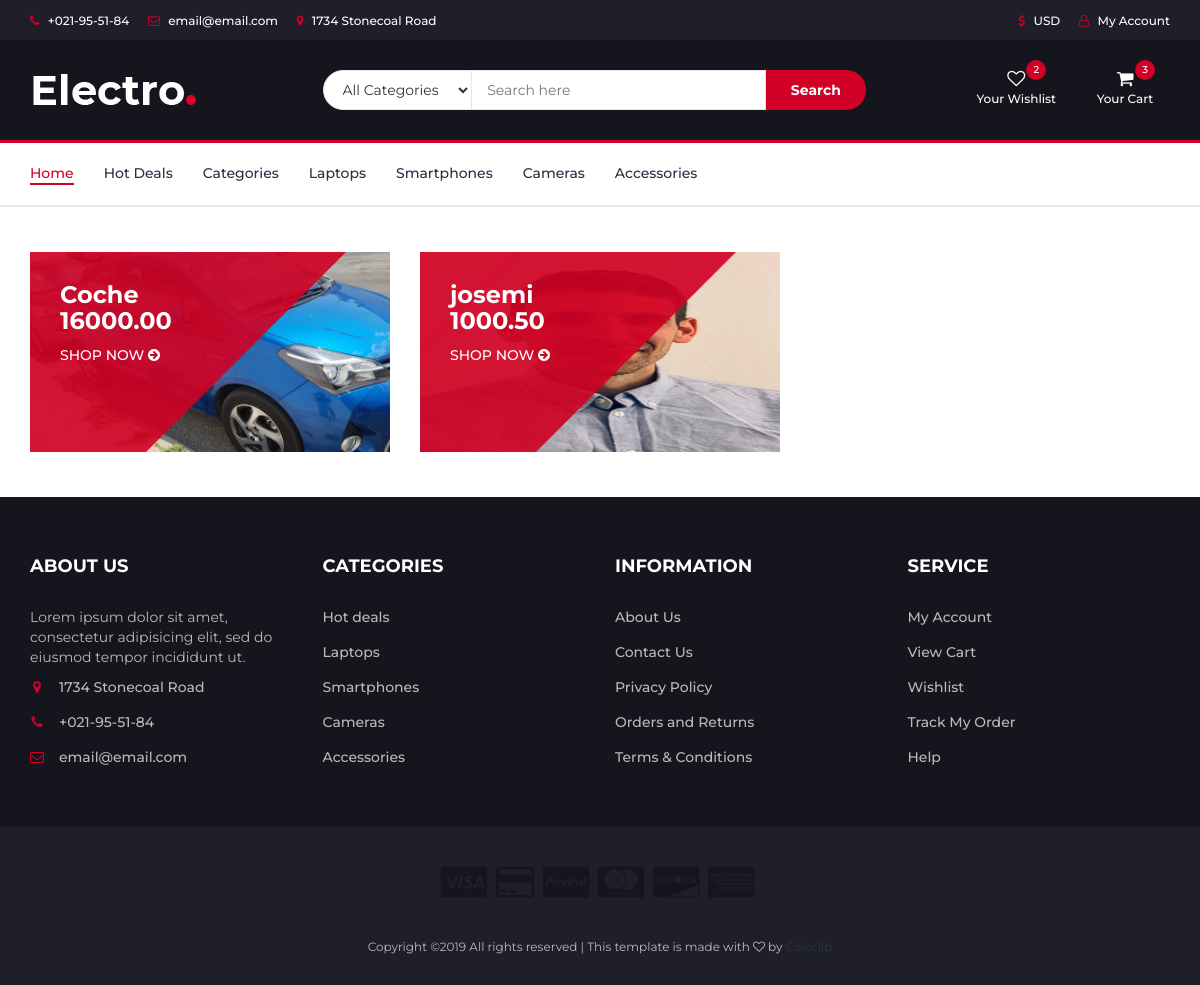
Before: / with the older database file.
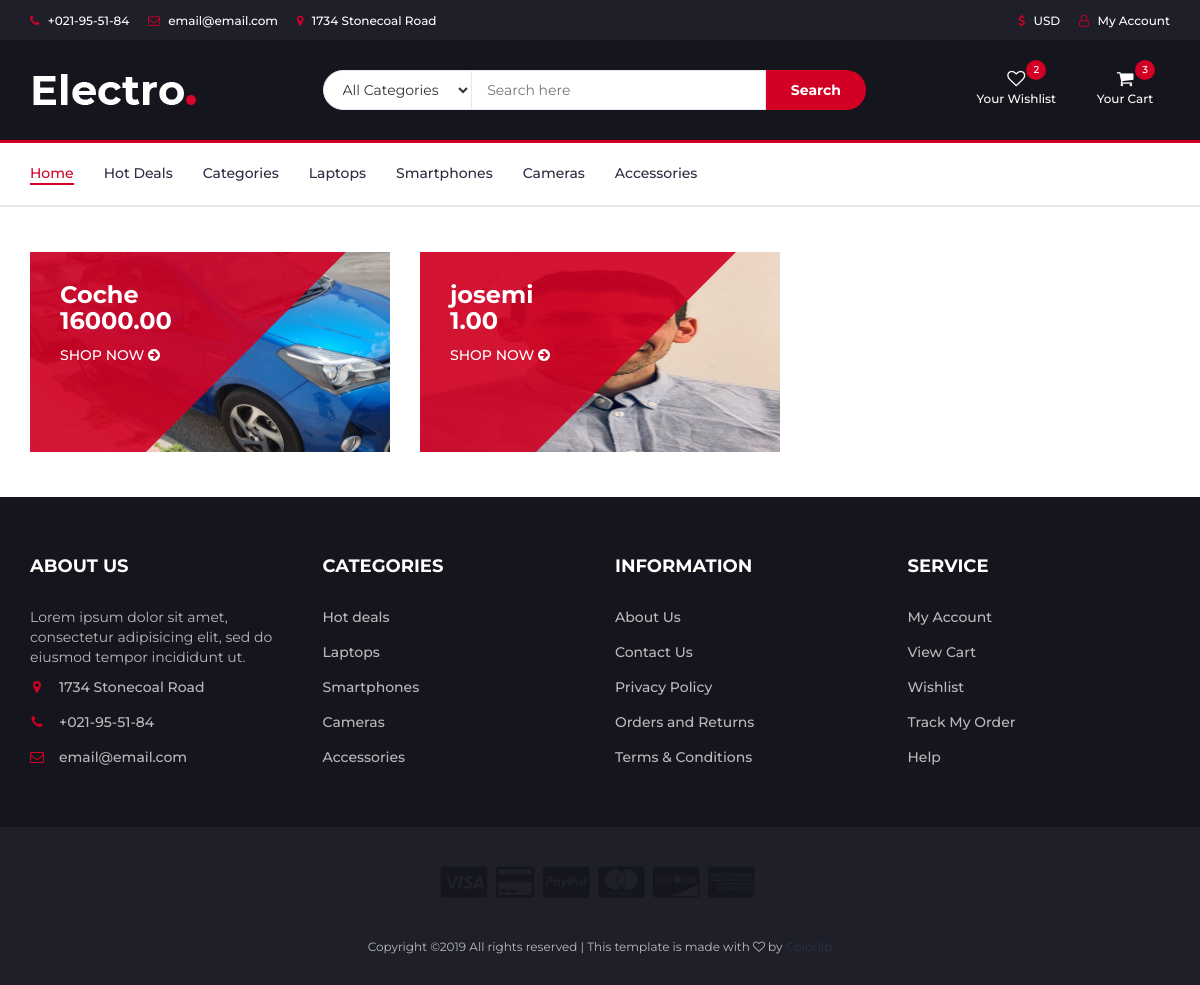
After: the same page with the newer database file.
### inicio/models.py (models this page shows, shortened)
class Articulo(models.Model):
	nombre = models.CharField(max_length=100, blank=True)
	precio = MoneyField(max_digits=14, decimal_places=2, default_currency='EUR')
	text = RichTextUploadingField(verbose_name='Texto', null=True, blank=True)

class Foto(models.Model):
	nombre_foto = models.CharField(max_length=100, blank=True)
	foto = models.ImageField(upload_to='imagenes_articulos', max_length=500, blank=True, verbose_name='imagen')
	class Meta:
		abstract = True
		verbose_name = 'Imagen'
		verbose_name_plural = u'Galería'

class ArticuloImagen(Foto):
		cropping = ImageRatioField('foto', '300x300', verbose_name=u'Recorte visible')
		articulo = models.ForeignKey(Articulo, related_name='imagenes_articulos', null=True, on_delete=models.CASCADE)

### inicio/views.py (the view)
# urls.py: path('', views.index, name='index'),
def index(request):
	articuloimagen = Articulo.objects.all().prefetch_related('imagenes_articulos')
	'''for articulo in articuloimagen:
		print(articulo.nombre)
		print(articulo.precio)
		algo = articulo.imagenes_articulos.all().first()
		for imagen in articulo.imagenes_articulos.all():
			print(imagen.foto)'''
	return render(request, 'index.html', locals())

### inicio/templates/index.html
{% extends "main.html" %}
{% load cropping %}
{%block content%}
	<body>
		<div class="section">
			<div class="container">
				<div class="row">
					{% for i in articuloimagen %}
						<div class="col-md-4 col-xs-6">
							<div class="shop">
								<div class="shop-img">
									<img src="/media/{{i.imagenes_articulos.all.first.foto}}" alt="foto" width="210px" height="200px" style="float: right">
								</div>
								<div class="shop-body">
									<h3>{{ i.nombre }}<br>{{ i.precio }}  </h3>
									<a href="articulo/{{ i.id }}/" class="cta-btn">Shop now <i class="fa fa-arrow-circle-right"></i></a>
								</div>
							</div>
						</div>
					{% endfor %}
				</div>
			</div>
		</div>
	</body>
{%endblock content%}

### inicio/templates/main.html (shortened to what this page needs)
{% load static %}
{% load compress %}
<!DOCTYPE html>
<html lang="en">
	<head>
		{% compress css %}
			<link type="text/css" rel="stylesheet" href="{% static 'inicio/css/bootstrap.min.css' %}"/>
			<link type="text/css" rel="stylesheet" href="{% static 'inicio/css/slick.css' %}"/>
			<link type="text/css" rel="stylesheet" href="{% static 'inicio/css/slick-theme.css' %}"/>
			<link type="text/css" rel="stylesheet" href="{% static 'inicio/css/nouislider.min.css' %}"/>
			<link rel="stylesheet" href="{% static 'inicio/css/font-awesome.min.css' %}">
			<link type="text/css" rel="stylesheet" href="{% static 'inicio/css/style.css' %}"/>
		{% endcompress %}
	</head>
	<body>
		<header>
			<div id="top-header">
				<div class="container">
					<ul class="header-links pull-left">
						<li><a href="#"><i class="fa fa-phone"></i> +021-95-51-84</a></li>
						<li><a href="#"><i class="fa fa-envelope-o"></i> email@email.com</a></li>
						<li><a href="#"><i class="fa fa-map-marker"></i> 1734 Stonecoal Road</a></li>
					</ul>
					<ul class="header-links pull-right">
						<li><a href="#"><i class="fa fa-dollar"></i> USD</a></li>
						<li><a href="#"><i class="fa fa-user-o"></i> My Account</a></li>
					</ul>
				</div>
			</div>
			<div id="header">
				<div class="container">
					<div class="row">
						<div class="col-md-3">
							<div class="header-logo">
								<a href="#" class="logo">
									<img src="./img/logo.png" alt="">
								</a>
							</div>
						</div>
						<div class="col-md-6">
							<div class="header-search">
								<form>
									<select class="input-select">
										<option value="0">All Categories</option>
									</select>
									<input class="input" placeholder="Search here">
									<button class="search-btn">Search</button>
								</form>
							</div>
						</div>
						<div class="col-md-3 clearfix">
							<div class="header-ctn">
								<div>
									<a href="#">
										<i class="fa fa-heart-o"></i>
										<span>Your Wishlist</span>
										<div class="qty">2</div>
									</a>
								</div>
								<div class="dropdown">
									<a class="dropdown-toggle" data-toggle="dropdown" aria-expanded="true">
										<i class="fa fa-shopping-cart"></i>
										<span>Your Cart</span>
										<div class="qty">3</div>
									</a>
								</div>
							</div>
						</div>
					</div>
				</div>
			</div>
		</header>
		<nav id="navigation">
			<div class="container">
				<div id="responsive-nav">
					<ul class="main-nav nav navbar-nav">
						<li class="active"><a href="#">Home</a></li>
						<li><a href="#">Hot Deals</a></li>
						<li><a href="#">Categories</a></li>
						<li><a href="#">Laptops</a></li>
						<li><a href="#">Smartphones</a></li>
						<li><a href="#">Cameras</a></li>
						<li><a href="#">Accessories</a></li>
					</ul>
				</div>
			</div>
		</nav>
	</body>
	{%block content%}
	{%endblock content%}
	<footer id="footer">
			<div class="section">
				<div class="container">
					<div class="row">
						<div class="col-md-3 col-xs-6">
							<div class="footer">
								<h3 class="footer-title">About Us</h3>
								<p>Lorem ipsum dolor sit amet, consectetur adipisicing elit, sed do eiusmod tempor incididunt ut.</p>
								<ul class="footer-links">
									<li><a href="#"><i class="fa fa-map-marker"></i>1734 Stonecoal Road</a></li>
									<li><a href="#"><i class="fa fa-phone"></i>+021-95-51-84</a></li>
									<li><a href="#"><i class="fa fa-envelope-o"></i>email@email.com</a></li>
								</ul>
							</div>
						</div>
						<div class="col-md-3 col-xs-6">
							<div class="footer">
								<h3 class="footer-title">Categories</h3>
								<ul class="footer-links">
									<li><a href="#">Hot deals</a></li>
									<li><a href="#">Laptops</a></li>
									<li><a href="#">Smartphones</a></li>
									<li><a href="#">Cameras</a></li>
									<li><a href="#">Accessories</a></li>
								</ul>
							</div>
						</div>
						<div class="col-md-3 col-xs-6">
							<div class="footer">
								<h3 class="footer-title">Information</h3>
								<ul class="footer-links">
									<li><a href="#">About Us</a></li>
									<li><a href="#">Contact Us</a></li>
									<li><a href="#">Privacy Policy</a></li>
									<li><a href="#">Orders and Returns</a></li>
									<li><a href="#">Terms & Conditions</a></li>
								</ul>
							</div>
						</div>
						<div class="col-md-3 col-xs-6">
							<div class="footer">
								<h3 class="footer-title">Service</h3>
								<ul class="footer-links">
									<li><a href="#">My Account</a></li>
									<li><a href="#">View Cart</a></li>
									<li><a href="#">Wishlist</a></li>
									<li><a href="#">Track My Order</a></li>
									<li><a href="#">Help</a></li>
								</ul>
							</div>
						</div>
					</div>
				</div>
			</div>
			<div id="bottom-footer" class="section">
				<div class="container">
					<div class="row">
						<div class="col-md-12 text-center">
							<ul class="footer-payments">
								<li><a href="#"><i class="fa fa-cc-visa"></i></a></li>
								<li><a href="#"><i class="fa fa-credit-card"></i></a></li>
								<li><a href="#"><i class="fa fa-cc-paypal"></i></a></li>
								<li><a href="#"><i class="fa fa-cc-mastercard"></i></a></li>
								<li><a href="#"><i class="fa fa-cc-discover"></i></a></li>
								<li><a href="#"><i class="fa fa-cc-amex"></i></a></li>
							</ul>
							<span class="copyright">
								Copyright &copy;<script>document.write(new Date().getFullYear());</script> All rights reserved | This template is made with <i class="fa fa-heart-o" aria-hidden="true"></i> by <a href="https://colorlib.com" target="_blank">Colorlib</a>
							</span>
						</div>
					</div>
				</div>
			</div>
		</footer>
</html>

### inicio/static/inicio/css/style.css (style rules this page uses)
body { font-family: 'Montserrat', sans-serif; font-weight: 400; color: #333; }
h1, h2, h3, h4, h5, h6 { color: #2B2D42; font-weight: 700; margin: 0 0 10px; }
a { color: #2B2D42; font-weight: 500; -webkit-transition: 0.2s color; transition: 0.2s color; }
ul, ol { margin: 0; padding: 0; list-style: none }
.input { height: 40px; padding: 0px 15px; border: 1px solid #E4E7ED; background-color: #FFF; width: 100%; }
.input-select { padding: 0px 15px; background: #FFF; border: 1px solid #E4E7ED; height: 40px; }
.section { padding-top: 30px; padding-bottom: 30px; }
#top-header { padding-top: 10px; padding-bottom: 10px; background-color: #1E1F29; }
.header-links li { display: inline-block; margin-right: 15px; font-size: 12px; }
.header-links li:last-child { margin-right: 0px; }
.header-links li a { color: #FFF; }
.header-links li i { color: #D10024; margin-right: 5px; }
#header { padding-top: 15px; padding-bottom: 15px; background-color: #15161D; }
.header-logo { float: left; }
.header-logo .logo img { display: block; }
.header-search { padding: 15px 0px; }
.header-search form { position: relative; }
.header-search form .input-select { margin-right: -4px; border-radius: 40px 0px 0px 40px; }
.header-search form .input { width: calc(100% - 260px); margin-right: -4px; }
.header-search form .search-btn { height: 40px; width: 100px; background: #D10024; color: #FFF; font-weight: 700; border: none; border-radius: 0px 40px 40px 0px; }
.header-ctn { float: right; padding: 15px 0px; }
.header-ctn>div { display: inline-block; }
.header-ctn>div+div { margin-left: 15px; }
.header-ctn>div>a { display: block; position: relative; width: 90px; text-align: center; color: #FFF; }
.header-ctn>div>a>i { display: block; font-size: 18px; }
.header-ctn>div>a>span { font-size: 12px; }
.header-ctn>div>a>.qty { position: absolute; right: 15px; top: -10px; width: 20px; height: 20px; line-height: 20px; text-align: center; border-radius: 50%; font-size: 10px; color: #FFF; background-color: #D10024; }
#navigation { background: #FFF; border-bottom: 2px solid #E4E7ED; border-top: 3px solid #D10024; }
.main-nav>li+li { margin-left: 30px }
.main-nav>li>a { padding: 20px 0px; }
.main-nav>li>a:hover, .main-nav>li>a:focus, .main-nav>li.active>a { color: #D10024; background-color: transparent; }
.main-nav>li>a:after { content: ""; display: block; width: 0%; height: 2px; background-color: #D10024; -webkit-transition: 0.2s all; transition: 0.2s all; }
.main-nav>li>a:hover:after, .main-nav>li>a:focus:after, .main-nav>li.active>a:after { width: 100%; }
.shop { position: relative; overflow: hidden; margin: 15px 0px; }
.shop:before { content: ""; position: absolute; top: 0; bottom: 0; left: 0px; width: 60%; background: #D10024; opacity: 0.9; -webkit-transform: skewX(-45deg); -ms-transform: skewX(-45deg); transform: skewX(-45deg); }
.shop:after { content: ""; position: absolute; top: 0; bottom: 0; left: 1px; width: 100%; background: #D10024; opacity: 0.9; -webkit-transform: skewX(-45deg) translateX(-100%); -ms-transform: skewX(-45deg) translateX(-100%); transform: skewX(-45deg) translateX(-100%); }
.shop .shop-img { position: relative; background-color: #E4E7ED; z-index: -1; }
.shop .shop-img>img { width: 100%; -webkit-transition: 0.2s all; transition: 0.2s all; }
.shop .shop-body { position: absolute; top: 0; width: 75%; padding: 30px; z-index: 10; }
.shop .shop-body h3 { color: #FFF; }
.shop .shop-body .cta-btn { color: #FFF; text-transform: uppercase; }
#footer { background: #15161D; color: #B9BABC; }
#bottom-footer { background: #1E1F29; }
.footer { margin: 30px 0px; }
.footer .footer-title { color: #FFF; text-transform: uppercase; font-size: 18px; margin: 0px 0px 30px; }
.footer-links li+li { margin-top: 15px; }
.footer-links li a { color: #B9BABC; }
.footer-links li i { margin-right: 15px; color: #D10024; width: 14px; text-align: center; }
.copyright { margin-top: 30px; display: block; font-size: 12px; }
.footer-payments li { display: inline-block; margin-right: 5px; }
.footer-payments li a { color: #15161D; font-size: 36px; display: block; }

Changed rows visible on the page:
changed Articulo "josemi": precio "1000.50" → "1.00"
